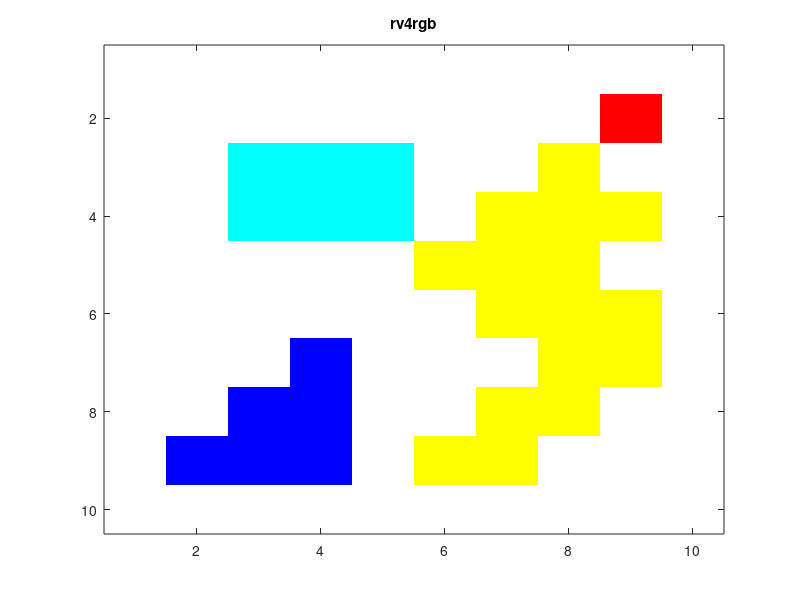
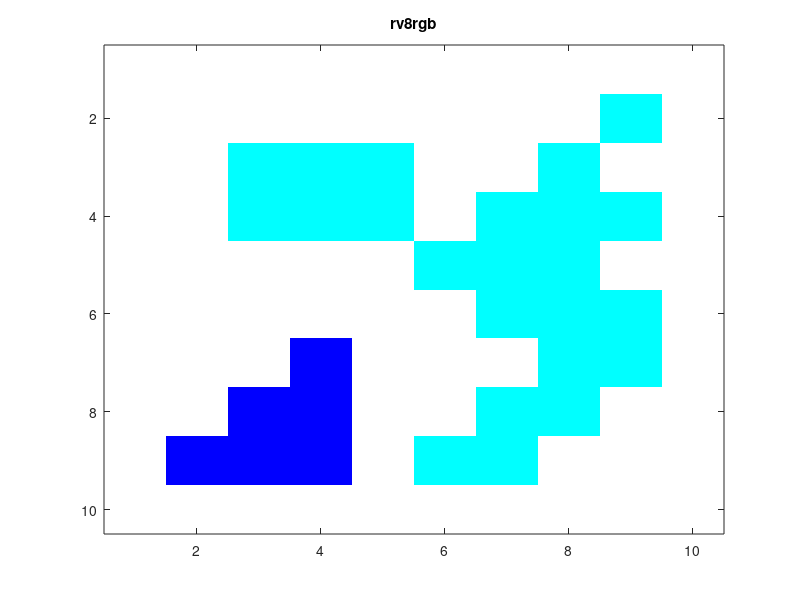

These charts were generated, in order, by the following MATLAB code:
% labeling_bw10 [script]
clc, clear, close all
 
bw = [ 0 0 0 0 0 0 0 0 0 0
       0 0 0 0 0 0 0 0 1 0
       0 0 1 1 1 0 0 1 0 0
       0 0 1 1 1 0 1 1 1 0
       0 0 0 0 0 1 1 1 0 0
       0 0 0 0 0 0 1 1 1 0
       0 0 0 1 0 0 0 1 1 0
       0 0 1 1 0 0 1 1 0 0 
       0 1 1 1 0 1 1 0 0 0
       0 0 0 0 0 0 0 0 0 0 ];
 
bw = logical(bw);   
 
% A saída de bwlabel
% é da classe double
[rv4 nrv4] = bwlabel(bw, 4);
[rv8 nrv8] = bwlabel(bw, 8);
 
% Aplica pseudocores na
% imagem rotulada para 
% visualização
rv4rgb = label2rgb(rv4);
rv8rgb = label2rgb(rv8);
disp(['n. obj em rv4 = ',...
    num2str(nrv4)])
disp(['n. obj em rv8 = ',...
    num2str(nrv8)])

% Display
figure, image(rv4rgb)
title('rv4rgb')
figure, image(rv8rgb)
title('rv8rgb')
